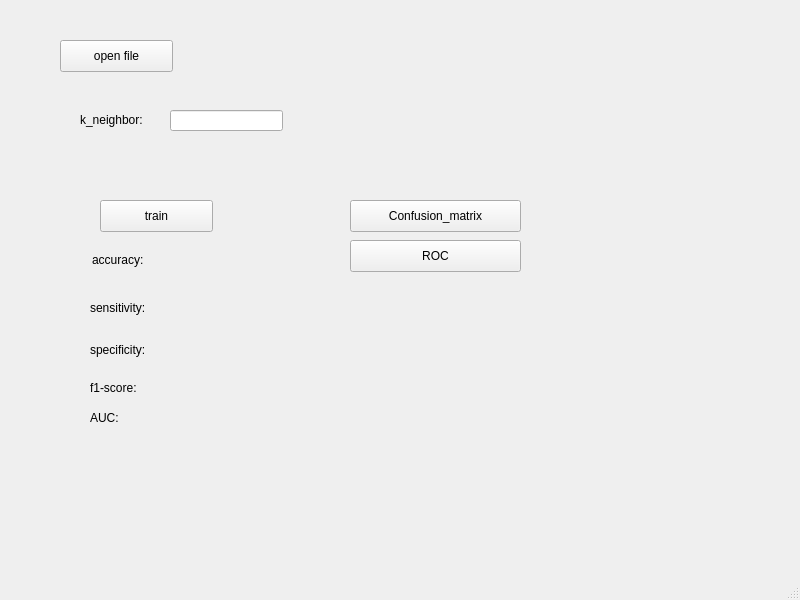
<?xml version="1.0" encoding="UTF-8"?>
<ui version="4.0">
 <class>MainWindow</class>
 <widget class="QMainWindow" name="MainWindow">
  <property name="geometry">
   <rect>
    <x>0</x>
    <y>0</y>
    <width>800</width>
    <height>600</height>
   </rect>
  </property>
  <property name="windowTitle">
   <string>MainWindow</string>
  </property>
  <widget class="QWidget" name="centralwidget">
   <widget class="QLabel" name="label">
    <property name="geometry">
     <rect>
      <x>92</x>
      <y>252</y>
      <width>59</width>
      <height>16</height>
     </rect>
    </property>
    <property name="text">
     <string>accuracy:</string>
    </property>
   </widget>
   <widget class="QPushButton" name="browse">
    <property name="geometry">
     <rect>
      <x>60</x>
      <y>40</y>
      <width>113</width>
      <height>32</height>
     </rect>
    </property>
    <property name="text">
     <string>open file</string>
    </property>
   </widget>
   <widget class="QLabel" name="acc">
    <property name="geometry">
     <rect>
      <x>159</x>
      <y>252</y>
      <width>151</width>
      <height>16</height>
     </rect>
    </property>
    <property name="text">
     <string/>
    </property>
   </widget>
   <widget class="QLineEdit" name="neighbor">
    <property name="geometry">
     <rect>
      <x>170</x>
      <y>110</y>
      <width>113</width>
      <height>21</height>
     </rect>
    </property>
   </widget>
   <widget class="QLabel" name="label_2">
    <property name="geometry">
     <rect>
      <x>80</x>
      <y>110</y>
      <width>81</width>
      <height>20</height>
     </rect>
    </property>
    <property name="text">
     <string>k_neighbor:</string>
    </property>
   </widget>
   <widget class="QPushButton" name="train">
    <property name="geometry">
     <rect>
      <x>100</x>
      <y>200</y>
      <width>113</width>
      <height>32</height>
     </rect>
    </property>
    <property name="text">
     <string>train</string>
    </property>
   </widget>
   <widget class="QPushButton" name="conf_mat">
    <property name="geometry">
     <rect>
      <x>350</x>
      <y>200</y>
      <width>171</width>
      <height>32</height>
     </rect>
    </property>
    <property name="text">
     <string>Confusion_matrix</string>
    </property>
   </widget>
   <widget class="QLabel" name="label_3">
    <property name="geometry">
     <rect>
      <x>90</x>
      <y>300</y>
      <width>71</width>
      <height>16</height>
     </rect>
    </property>
    <property name="text">
     <string>sensitivity:</string>
    </property>
   </widget>
   <widget class="QLabel" name="label_4">
    <property name="geometry">
     <rect>
      <x>90</x>
      <y>380</y>
      <width>60</width>
      <height>16</height>
     </rect>
    </property>
    <property name="text">
     <string>f1-score:</string>
    </property>
   </widget>
   <widget class="QLabel" name="label_5">
    <property name="geometry">
     <rect>
      <x>90</x>
      <y>340</y>
      <width>71</width>
      <height>20</height>
     </rect>
    </property>
    <property name="text">
     <string>specificity:</string>
    </property>
   </widget>
   <widget class="QLabel" name="sensitivity">
    <property name="geometry">
     <rect>
      <x>160</x>
      <y>300</y>
      <width>131</width>
      <height>16</height>
     </rect>
    </property>
    <property name="text">
     <string/>
    </property>
   </widget>
   <widget class="QLabel" name="specificity">
    <property name="geometry">
     <rect>
      <x>170</x>
      <y>340</y>
      <width>161</width>
      <height>16</height>
     </rect>
    </property>
    <property name="text">
     <string/>
    </property>
   </widget>
   <widget class="QLabel" name="f1">
    <property name="geometry">
     <rect>
      <x>150</x>
      <y>380</y>
      <width>151</width>
      <height>16</height>
     </rect>
    </property>
    <property name="text">
     <string/>
    </property>
   </widget>
   <widget class="QPushButton" name="roc_curve">
    <property name="geometry">
     <rect>
      <x>350</x>
      <y>240</y>
      <width>171</width>
      <height>32</height>
     </rect>
    </property>
    <property name="text">
     <string>ROC</string>
    </property>
   </widget>
   <widget class="QLabel" name="label_6">
    <property name="geometry">
     <rect>
      <x>90</x>
      <y>410</y>
      <width>60</width>
      <height>16</height>
     </rect>
    </property>
    <property name="text">
     <string>AUC:</string>
    </property>
   </widget>
   <widget class="QLabel" name="auc_label">
    <property name="geometry">
     <rect>
      <x>150</x>
      <y>410</y>
      <width>81</width>
      <height>16</height>
     </rect>
    </property>
    <property name="text">
     <string/>
    </property>
   </widget>
  </widget>
  <widget class="QStatusBar" name="statusbar"/>
  <widget class="QMenuBar" name="menubar">
   <property name="geometry">
    <rect>
     <x>0</x>
     <y>0</y>
     <width>800</width>
     <height>22</height>
    </rect>
   </property>
  </widget>
 </widget>
 <resources/>
 <connections/>
</ui>
